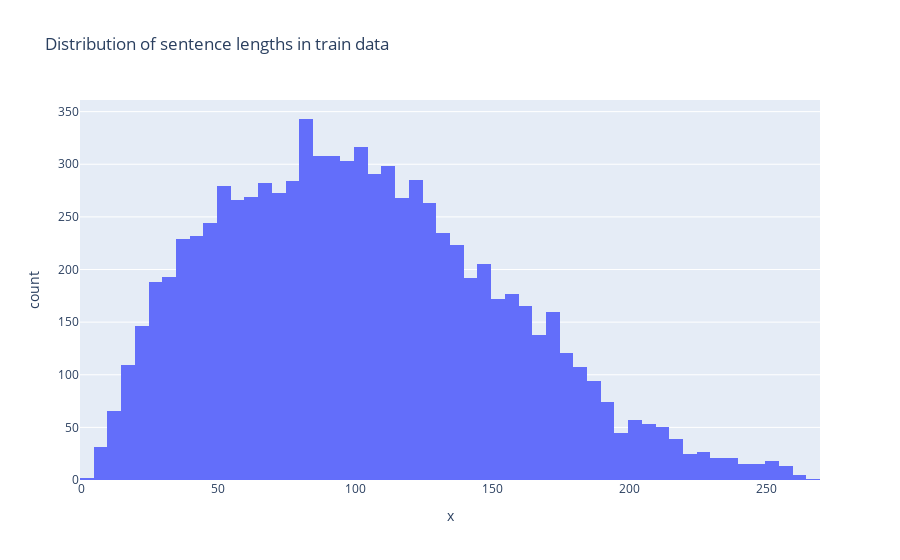

The code cell stored with this chart in its notebook:
### Markdown cell above
### Analysis of sentence length

Pytorch TensorDatasett and DataLoader classes used for batching and loading data  expect all tensors in a batch to have the same shape.

### Code cell
sentence_lengths = [len(sentence) for sentence in x_train]
# plot the distribution of sentence lengths in train data with plotly.express
fig = px.histogram(x=sentence_lengths, title="Distribution of sentence lengths in train data")
fig.show()

pd.Series(sentence_lengths).describe()

### Figure 1 — Plotly figure (JSON) as saved in the notebook; plotly's stock layout.template omitted (floating-point values rounded to 4 significant figures; data arrays with more than 128 entries replaced by an {"elided": "..."} marker saying what was removed)
{"data": [{"alignmentgroup": "True", "bingroup": "x", "hovertemplate": "x=%{x}<br>count=%{y}<extra></extra>", "legendgroup": "", "marker": {"color": "#636efa", "pattern": {"shape": ""}}, "name": "", "offsetgroup": "", "orientation": "v", "showlegend": false, "type": "histogram", "x": {"elided": "8544 int values"}, "xaxis": "x", "yaxis": "y"}], "layout": {"barmode": "relative", "legend": {"tracegroupgap": 0}, "title": {"text": "Distribution of sentence lengths in train data"}, "xaxis": {"anchor": "y", "domain": [0, 1], "title": {"text": "x"}}, "yaxis": {"anchor": "x", "domain": [0, 1], "title": {"text": "count"}}}}
